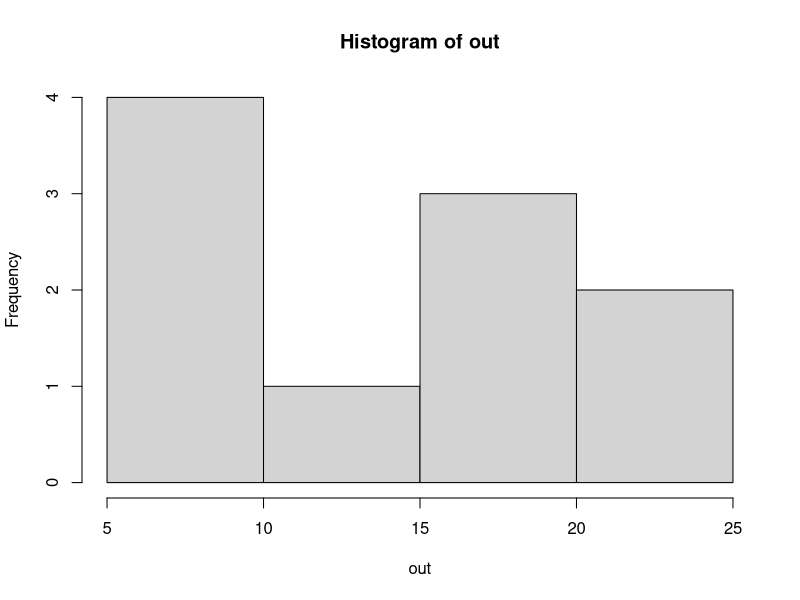

Write the R code that produced this figure.
# Get the stopping time for the number of times we recursively need to invoke the function to get to 1
counter <<- 0
getStoppingtime <- function(n) {
  
  if(n %% 2 == 0){
    total<- n/2
    counter <<-counter+1
    
    return (getStoppingtime(total))
    
  }else if (n == 1){
    count2 <- counter
    counter <<- 0
    return (count2)
    
    
    return (getStoppingtime(total))
    
  }else {
    total <- (3*n) + 1
    counter <<- counter + 1
    return (getStoppingtime(total))
  }
  
  
}
getStoppingtime(4918)

histogram1 <- Vectorize(FUN = getStoppingtime)
out <- histogram1(c(10,20,30,40,50,60,70,80,90,100))
hist(out)